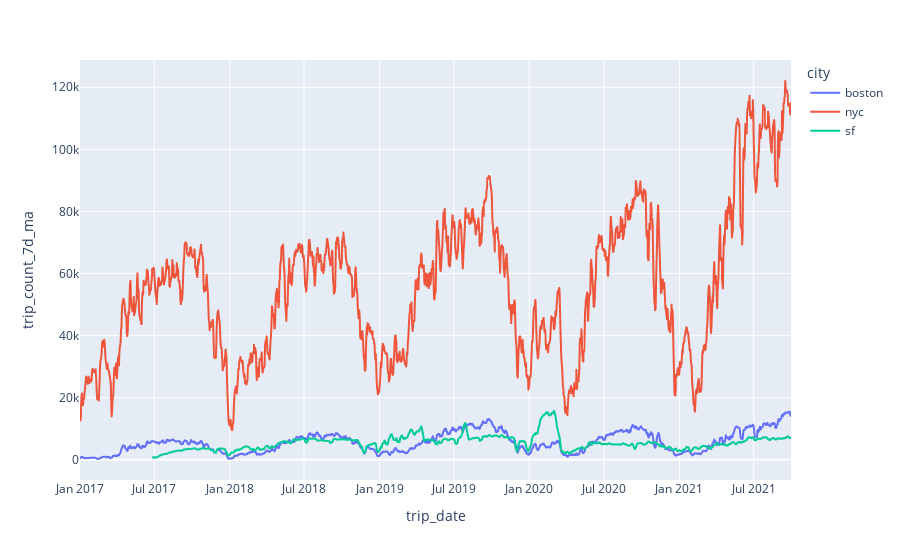

Here is the notebook cell this chart was saved with:
### Code cell
fig = px.line(trip_data_group_by_date_pd_df, x="trip_date", y="trip_count_7d_ma", color='city')
fig.show()

### Figure 1 — Plotly figure (JSON) as saved in the notebook; plotly's stock layout.template omitted (floating-point values rounded to 4 significant figures; data arrays with more than 128 entries replaced by an {"elided": "..."} marker saying what was removed)
{"data": [{"hovertemplate": "city=boston<br>trip_date=%{x}<br>trip_count_7d_ma=%{y}<extra></extra>", "legendgroup": "boston", "line": {"color": "#636efa", "dash": "solid"}, "mode": "lines", "name": "boston", "showlegend": true, "type": "scattergl", "x": {"elided": "1732 str values"}, "xaxis": "x", "y": {"elided": "1732 float values"}, "yaxis": "y"}, {"hovertemplate": "city=nyc<br>trip_date=%{x}<br>trip_count_7d_ma=%{y}<extra></extra>", "legendgroup": "nyc", "line": {"color": "#EF553B", "dash": "solid"}, "mode": "lines", "name": "nyc", "showlegend": true, "type": "scattergl", "x": {"elided": "1729 str values"}, "xaxis": "x", "y": {"elided": "1729 float values"}, "yaxis": "y"}, {"hovertemplate": "city=sf<br>trip_date=%{x}<br>trip_count_7d_ma=%{y}<extra></extra>", "legendgroup": "sf", "line": {"color": "#00cc96", "dash": "solid"}, "mode": "lines", "name": "sf", "showlegend": true, "type": "scattergl", "x": {"elided": "1556 str values"}, "xaxis": "x", "y": {"elided": "1556 float values"}, "yaxis": "y"}], "layout": {"legend": {"title": {"text": "city"}, "tracegroupgap": 0}, "margin": {"t": 60}, "xaxis": {"anchor": "y", "domain": [0, 1], "title": {"text": "trip_date"}}, "yaxis": {"anchor": "x", "domain": [0, 1], "title": {"text": "trip_count_7d_ma"}}}}
